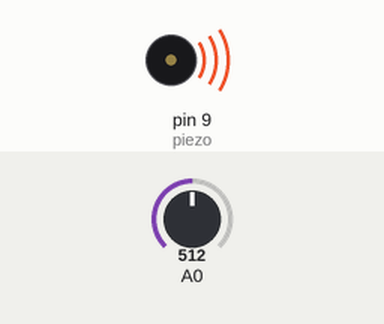
The sketch below on a simulated Arduino Uno, built with avr-gcc and run on an emulated ATmega328P. Parts: buzzer (waves = sounding). The test bench sets the inputs (shaded band); at power-on: A0 = 512.

Above: at 1.2 s.
1.3 s: A0 set to 983
At 1.8 s:
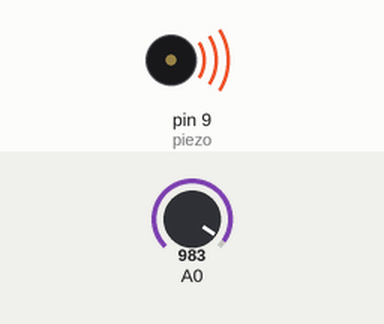
2.8 s: A0 set to 1017
At 4.0 s:
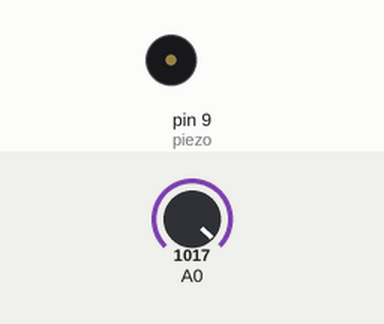
4.3 s: A0 set to 990
At 5.3 s:
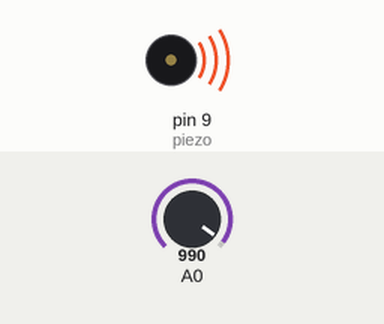
5.8 s: A0 set to 1010
At 6.4 s:
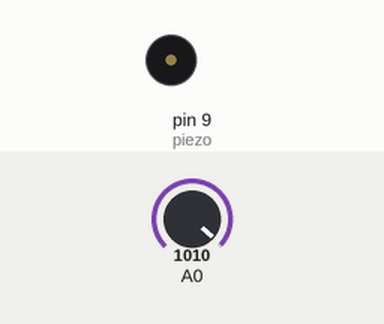
Timing chart, 0 to 8.3 s (numbered marks = the images above; inputs shaded):
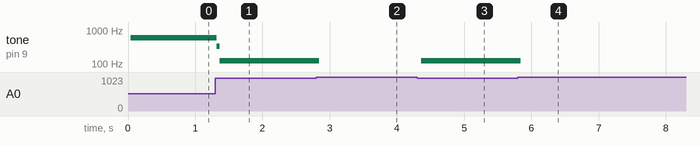

Measured:
- the behaviour switches between 999 and 1000 on A0 (found by bisection; images 1 and 2)
- after the input at 1.3 s, tone on pin 9 (piezo): 598 Hz → 336 Hz at once, → 126 Hz 0.04 s later
- after the input at 2.8 s, tone on pin 9 (piezo): 126 Hz → silent at once
- after the input at 4.3 s, tone on pin 9 (piezo): silent → 125 Hz after 0.06 s
- after the input at 5.8 s, tone on pin 9 (piezo): 125 Hz → silent at once

The sketch:

skintouchthingy.ino
```cpp
int piezo = 9;

void setup()
{
  Serial.begin(9600);
  pinMode(piezo, OUTPUT);
}

void loop()
{
  int aval = analogRead(0);
  if(aval < 1000)
  {
    int val = constrain(aval, 400, 1000);
    int val2 = map(val, 400, 1000, 0, 4000);
    digitalWrite(piezo, HIGH);
    delayMicroseconds(val2);
    digitalWrite(piezo, LOW);
    delayMicroseconds(val2);
  }

  digitalWrite(piezo, HIGH);
  //Serial.println(aval);
  //delay(200);
}
```
